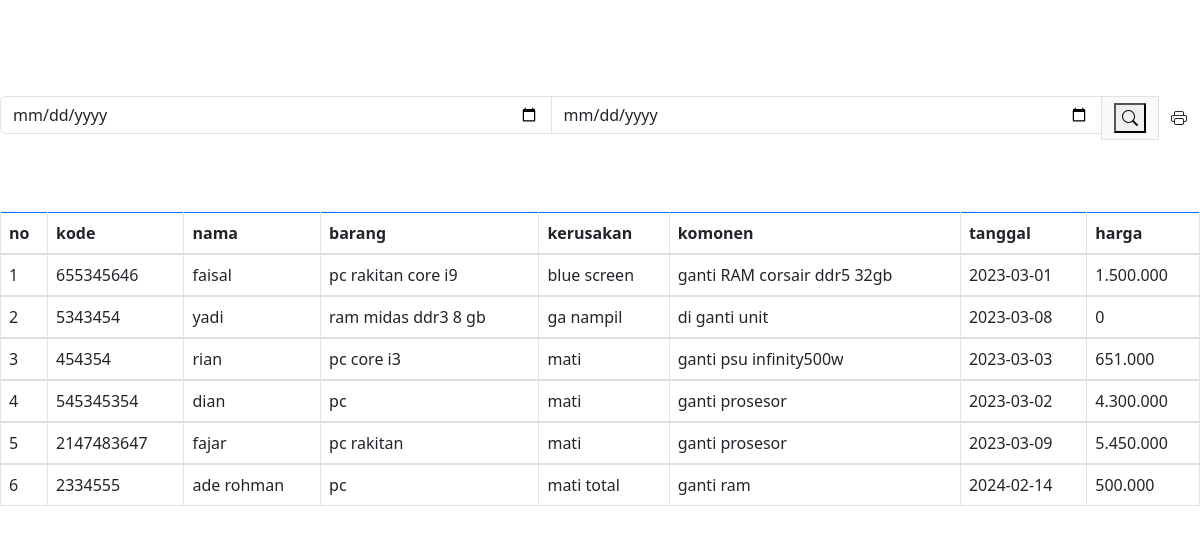
Screenshot of /rekap.php with the database file from the repository.
### tables this page shows
CREATE TABLE `input` (
  `no` int(11) NOT NULL,
  `kode` int(50) NOT NULL,
  `nama` varchar(50) NOT NULL,
  `barang` varchar(50) NOT NULL,
  `kerusakan` varchar(50) NOT NULL,
  `komponen` varchar(50) NOT NULL,
  `tanggal` date NOT NULL,
  `harga` varchar(50) NOT NULL
);

### rekap.php (the view, shortened to what this page needs)
<?php
include "boot.php";
?>
<body style="background-size:cover" background="">
<form action=""method="get">
<div class="input-group">
  <input type="date" aria-label="First name" name="awal" class="form-control">
  <input type="date" aria-label="Last name" name="akhir" class="form-control">
  <span class="input-group-text"><button type="submit"><i class="bi bi-search"></i></button></span>
  <button class="btn" onclick="printDiv('print')" type="submit"><i class="bi bi-printer"></i></button>
</div>
</form>
<fieldset id="print">
    <thead>
      <br><br><br>
      <table class="table table-bordered border-primary">
    <tr>
        <th scope="col">no</th>
        <th scope="col">kode</th>
        <th scope="col">nama</th>
        <th scope="col">barang</th>
        <th scope="col">kerusakan</th>
        <th scope="col">komonen</th>
        <th scope="col">tanggal</th>
        <th scope="col">harga</th>
    </tr>
    </thead>
    <?php include "koneksi.php";
    @$cari=$_GET['awal'];
    if($cari==""){
      $tampil=$konek->query("select * from input");
      while ($a=$tampil->fetch_array()){
      @$no++;
      ?>
      <tbody class="table">
<tr>
            <td><?php echo $no; ?></td>
            <td><?php echo $a['kode'] ?></td>
            <td><?php echo $a['nama'] ?></td>
            <td><?php echo $a['barang'] ?></td>
            <td><?php echo $a['kerusakan'] ?></td>
            <td><?php echo $a['komponen'] ?></td>
            <td><?php echo $a['tanggal'] ?></td>
            <td><?php echo $a['harga'] ?></td>
        <?php
    }
  }
    ?>
</tr>
</fieldset>

### rows the page displays
input: kode "655345646", nama "faisal", barang "pc rakitan core i9", kerusakan "blue screen", komponen "ganti RAM corsair ddr5 32gb", tanggal "2023-03-01", harga "1.500.000"
input: kode "5343454", nama "yadi", barang "ram midas ddr3 8 gb", kerusakan "ga nampil", komponen "di ganti unit", tanggal "2023-03-08", harga "0"
input: kode "454354", nama "rian", barang "pc core i3", kerusakan "mati", komponen "ganti psu infinity500w", tanggal "2023-03-03", harga "651.000"
input: kode "545345354", nama "dian", barang "pc", kerusakan "mati", komponen "ganti prosesor", tanggal "2023-03-02", harga "4.300.000"
input: kode "2147483647", nama "fajar", barang "pc rakitan", kerusakan "mati", komponen "ganti prosesor", tanggal "2023-03-09", harga "5.450.000"
input: kode "2334555", nama "ade rohman", barang "pc", kerusakan "mati total", komponen "ganti ram", tanggal "2024-02-14", harga "500.000"
